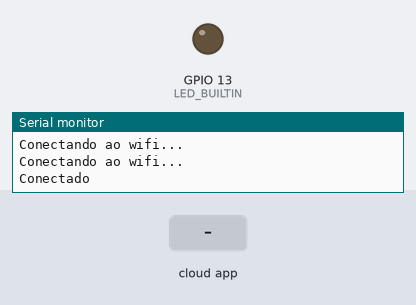
A sketch run on a simulated ESP32. Shown: output pins drawn as LEDs (lit = HIGH), the last lines printed to the serial monitor. The test bench sets the inputs (shaded band). WiFi joins after 1.5 s; servers stay silent unless stated; the Firebase database answers and starts empty.

Above: at 2.7 s.
2.8 s: the phone or cloud app sets LED to 1
At 3.9 s:
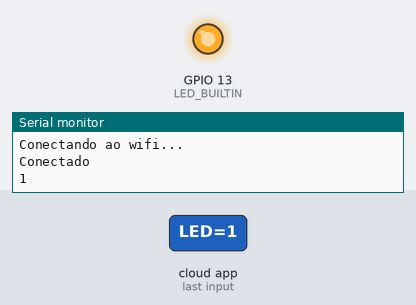
5.8 s: the phone or cloud app sets LED to 0
At 6.9 s:
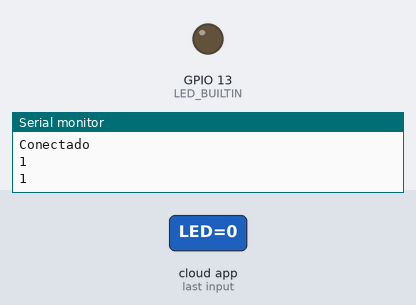
Timing chart, 0 to 8.8 s (numbered marks = the images above; inputs shaded):
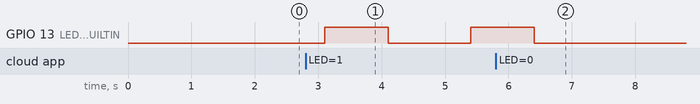

Measured:
- after the input at 2.8 s, GPIO 13 (LED_BUILTIN): LOW → HIGH after 0.30 s, → LOW 1.0 s later, → HIGH 1.3 s later
- after the input at 5.8 s, GPIO 13 (LED_BUILTIN): goes on until 6.4 s, then stays LOW

The sketch:

Potenciometro.ino
```cpp
 #include <ArduinoJson.h>
 #include <IOXhop_FirebaseESP32.h>
 #include <WiFi.h>
 #define FIREBASE_AUTH "AIzaSyBdfY7ekYrvm1Bi8QmlndDFUxpJ9Jc09MI"
 #define FIREBASE_HOST "https://senaitcc-dbfc1-default-rtdb.firebaseio.com/"

 String fireStatus = "";

 int LED_BUILTIN = 13;
 const char* usuario = "gabigato";
 const char* senha = "gamagato";

 void setup()
 {
  pinMode(LED_BUILTIN, OUTPUT);
  Serial.begin(115200);

  WiFi.begin(usuario, senha);

  while (WiFi.status() !=WL_CONNECTED)
  {
    delay(500);
    Serial.println("Conectando ao wifi...");
  }
  Serial.print("Conectado");
  Firebase.begin(FIREBASE_HOST, FIREBASE_AUTH);
 }
void loop()
 {
  fireStatus = (Firebase.getString("/Morpheuszada/LED"));
  Serial.print(Firebase.getString("/Morpheuszada/LED"));
  Serial.println();

  if (fireStatus == "1")
  {
  digitalWrite(LED_BUILTIN, HIGH);   // turn the LED on (HIGH is the voltage level)
  delay(1000);
  }
  else (fireStatus == "0");
  {
  digitalWrite(LED_BUILTIN, LOW);    // turn the LED off by making the voltage LOW
  delay(1000);
  }
 }
```
